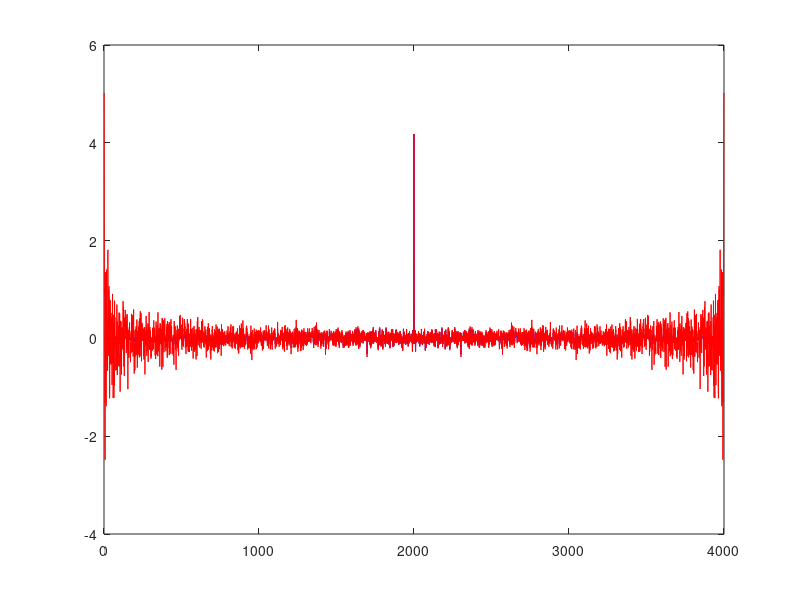

Write MATLAB code to recreate this figure. (Note: this script raises an error after producing the figure.)
N = 2000;     
sigma = 2;     
b = sigma * randn(1, N);
%% Autocorrélation

[Rb, ~] = xcorr(b, 'biased');
[Rub, ~] = xcorr(b, 'unbiased');
figure;
plot(Rb, 'b'); 
hold on;
plot(Rub, 'r');
xline(0, '--k');
legend('Autocorr. biaisée','Autocorr. non biaisée');
xlabel('Décalage k');
ylabel('R_b(k)');
title('Autocorrélation estimée du bruit blanc');
grid on;

%% Spectre de puissance
B = fft(b);
S_est = (abs(B).^2) / N;
fe = 10000;
f = (0:N-1) * (fe / N);
figure;
plot(f, 10*log10(S_est));     
hold on;
yline(10*log10(sigma^2), 'r--'); 
xlabel('Fréquence (Hz)');
ylabel('DSP (dB)');
title('Spectre du bruit blanc gaussien');
legend('Spectre estimé', 'DSP théorique');
grid on;


%% Périodogramme de Daniell 
M = 20;
S_daniell = movmean_simple(S_est, 2*M+1);

%% Périodogramme de Bartlett 
L = 500;                     
K = floor(N / L);            % nombre de segments
S_bartlett = zeros(1, L);

for i = 1:K
    x_segment = b((i-1)*L + 1 : i*L);
    X_seg = fft(x_segment);
    P_seg = (abs(X_seg).^2) / L;
    S_bartlett = S_bartlett + P_seg;
end
S_bartlett = S_bartlett / K;
f_bartlett = (0:L-1) * (fe / L);

%% Périodogramme de Welch 
[S_welch, f_welch] = Mon_Welch(b, 512, fe);

%% Corrélogramme 
S_corr = abs(fft(Rb));                
f_corr = (0:length(S_corr)-1) * (fe / length(S_corr));


figure;

f_daniell = (0:length(S_daniell)-1) * (fe / length(S_daniell));
plot(f_daniell, 10*log10(S_daniell), 'm', 'LineWidth', 1.2); hold on;yline(10*log10(sigma^2), 'r--', 'DSP théorique');
xlabel('Fréquence (Hz)');
ylabel('DSP (dB)');
title('Périodogramme de Daniell');
legend('Daniell', 'DSP théorique', 'Location', 'southoutside');
grid on;

figure;

plot(f_bartlett, 10*log10(S_bartlett), 'g', 'LineWidth', 1.2); hold on;
yline(10*log10(sigma^2), 'r--', 'DSP théorique');
xlabel('Fréquence (Hz)');
ylabel('DSP (dB)');
title('Périodogramme de Bartlett');
legend('Bartlett', 'DSP théorique', 'Location', 'southoutside');
grid on;

figure;


plot(f_welch, 10*log10(S_welch), 'b', 'LineWidth', 1.2); hold on;
yline(10*log10(sigma^2), 'r--', 'DSP théorique');
xlabel('Fréquence (Hz)');
ylabel('DSP (dB)');
title('Périodogramme de Welch');
legend('Welch', 'DSP théorique', 'Location', 'southoutside');
grid on;

figure;

plot(f_corr, 10*log10(S_corr), 'c', 'LineWidth', 1.2); hold on;
yline(10*log10(sigma^2), 'r--', 'DSP théorique');
xlabel('Fréquence (Hz)');
ylabel('DSP (dB)');
title('Corrélogramme');
legend('Corrélogramme', 'DSP théorique', 'Location', 'southoutside');
grid on;

R = 100;          % nombre de réalisations
p = 2;            

SF_vals = zeros(1, R);        
SF_welch_vals = zeros(1, R);  
SF_p_vals = zeros(1, R);      

for r = 1:R
    %%  Génération du bruit blanc gaussien 
    b = sigma * randn(1, N);
    B = fft(b);
    S_est = (abs(B).^2) / N;

    %% Platitude spectrale classique 
    geo_mean = exp(mean(log(S_est + eps))); 
    arith_mean = mean(S_est);
    SF_vals(r) = geo_mean / arith_mean;

    %%  Platitude spectrale avec Mon_Welch 
    [S_welch, f] = Mon_Welch(b, 512, fe);
    geo_mean_welch = exp(mean(log(S_welch + eps)));
    arith_mean_welch = mean(S_welch);
    SF_welch_vals(r) = geo_mean_welch / arith_mean_welch;

    %%  Platitude avec moyenne d’ordre p 
    mean_p = (mean(S_est.^(1/p)))^p;
    SF_p_vals(r) = mean_p / arith_mean;
end

%%  Moyennes et écarts-types 
SF_mean = mean(SF_vals);
SF_std = std(SF_vals);
SFw_mean = mean(SF_welch_vals);
SFw_std = std(SF_welch_vals);
SFp_mean = mean(SF_p_vals);
SFp_std = std(SF_p_vals);

%%  Affichage 
figure;
histogram(SF_vals, 15, 'FaceColor', 'b');
title('Périodogramme brut');
xlabel('Platitude spectrale'); ylabel('Occurrences');
xlim([0 1]); grid on;

figure;
histogram(SF_welch_vals, 15, 'FaceColor', 'g');
title('Méthode Welch (Mon\_Welch)');
xlabel('Platitude spectrale'); ylabel('Occurrences');
xlim([0 1]); grid on;

figure;
histogram(SF_p_vals, 15, 'FaceColor', 'm');
title(sprintf('Platitude généralisée (p = %.1f)', p));
xlabel('Platitude'); ylabel('Occurrences');
xlim([0 1]); grid on;
